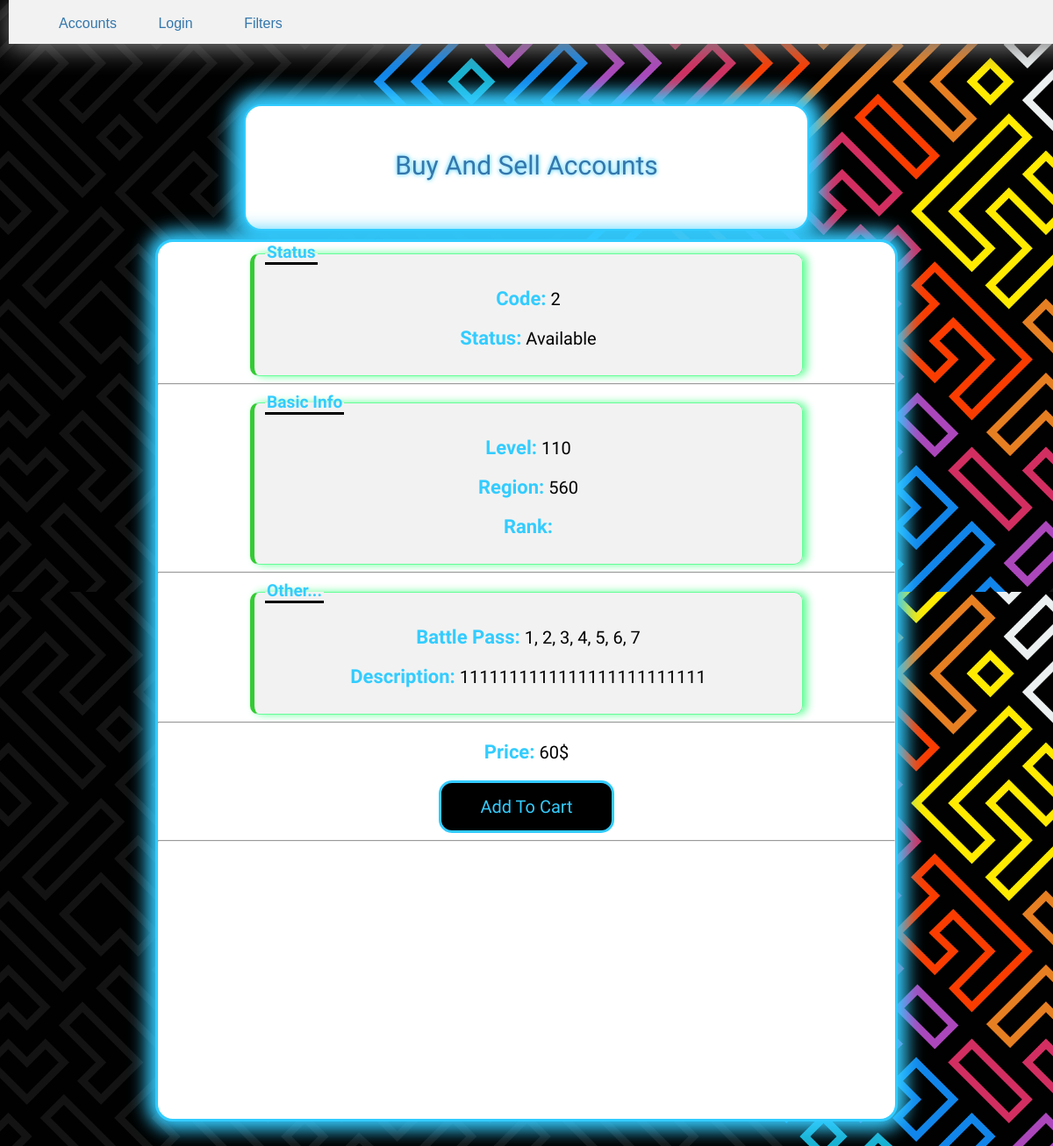
/2, run on the app's committed database.
### Sell/models.py (models this page shows, shortened)
class Account(models.Model):
    code = models.IntegerField(primary_key=True, blank=True)
    w_code = models.IntegerField(blank=True, null=True)
    level = models.IntegerField()
    region_account = (
    ('220' , '220-هند'),
    ('360' , '360-ایران'),
    ('560' , '560-اروپا')
    )
    region = models.CharField(max_length=3 , choices= region_account, default='360')
    rank = models.CharField(max_length=300, blank=True)
    battle_pass = models.CharField(max_length= 400, blank=True)
    description = models.TextField(blank=True)
    price = models.IntegerField()
    S = (
    ('Available', 'Available'),
    ('Sold', 'Sold'),
    )
    status = models.CharField(max_length=9, choices=S, default='Available')
    S2 = (
    ('w', 'Wait4Publish'),
    ('p', 'Published')
    )
    p_status = models.CharField(max_length=1, choices=S2, default='p')

### Sell/views.py (the view)
# urls.py: re_path(r'^(?P<co>[0-9]{1})$', views.account_view, name='detail_view'),
def account_view(request, co):
    account_detail = get_object_or_404(models.Account, pk=co)
    p_names = []
    for p in account_detail.accountpictures_set.all():
        split_list = str(p.picture).split('/')
        p_names.append(split_list.pop())
    context = {
        'account' : account_detail,
        'account_picture' : account_detail.accountpictures_set.all(),
        'picturenames' : p_names,
     }
    return render(request, 'Sell/accounts_info.html', context)

### Sell/templates/Sell/accounts_info.html (shortened to what this page needs)
{% extends "Sell/index.html" %}
    {% block content %}
    {% if account %}
        <div class="info-container">
                <!--{% load static %}
                {% if account.p_status == 'p' %}
                <fieldset>
                <legend>Status</legend>
                <p id="p_account"><span id="p_title">Code:</span> {{account.code}}</p>
                <p id="p_account"><span id="p_title">Status:</span> {{account.status}}</p>
                {% else %}
                <p id="p_account"><span id="p_title">Code:</span> {{account.w_code}}</p>
                <p id="p_account"><span id="p_title">Status:</span> Waiting</p>
                {% endif %}
                </fieldset>
                <hr id="hr-1">
                <fieldset>
                <legend>Basic Info</legend>
                <p id="p_account"><span id="p_title">Level:</span> {{account.level}}</p>
                <p id="p_account"><span id="p_title">Region:</span> {{account.region}}</p>
                <p id="p_account"><span id="p_title">Rank:</span> {{account.rank}}</p>
                </fieldset>
                <hr id="hr-1">
                <fieldset>
                <legend>Other...</legend>
                <p id="p_account"><span id="p_title">Battle Pass:</span> {{account.battle_pass}}</p>
                <p id="p_account"><span id="p_title">Description:</span> {{account.description}}</p>
                </fieldset>
                <hr id="hr-1">
                <p id="p_account"><span id="p_title">Price:</span> {{account.price}}$</p>
                {% if account.status == 'Sold' %}
                <i><p style="color: red; font-weight:bold; font-size: 30px">Sold</p></i>
                {% elif account.p_status == 'w' %}
                <p style="color: #ffcc00; font-weight:bold; font-size: 30px">WaitForPublish</p>
                {% else %}
                <center><button id="ACButton">Add To Cart</button></center>
                {% endif %}
                <hr id="hr-1">
        </div>
    {% endif %}
    {% endblock %}

### Sell/static/Sell/index.css (style rules this page uses)
body { margin-top: 0; background-image: url('back2.jpg'); background-size: contain; font-family: 'Zen Kurenaido', sans-serif; }
#p_account { font-size: 20px; color: black }
#p_title { font-size: 22px; font-weight: bold; color: #33ccff }
#ACButton { color: #33ccff; width: 200px; height: 60px; background-color: black; border: solid #33ccff; border-radius: 15px; font-size: 20px; font-family: 'Zen Kurenaido', sans-serif; box-shadow: inset 0 0 0 0; transition: ease all 0.5s; cursor:pointer }
fieldset { background-color: #f2f2f2; border: solid 1px #66ff99; border-left: solid 5px #33cc33; border-radius: 10px; width: 600px; box-shadow: 5px 0 10px 0 #66ff99; }
legend { color: #33ccff; font-size: larger; font-weight: 800; border-bottom: solid black; }

### Sell/templates/Sell/topbar.html (style rules this page uses)
body { margin: 0px; padding: 0px; }

### data on the page
Account: code "2", status "Available", level "110", region "560", battle_pass "1, 2, 3, 4, 5, 6, 7", description "1111111111111111111111111", price "60"
